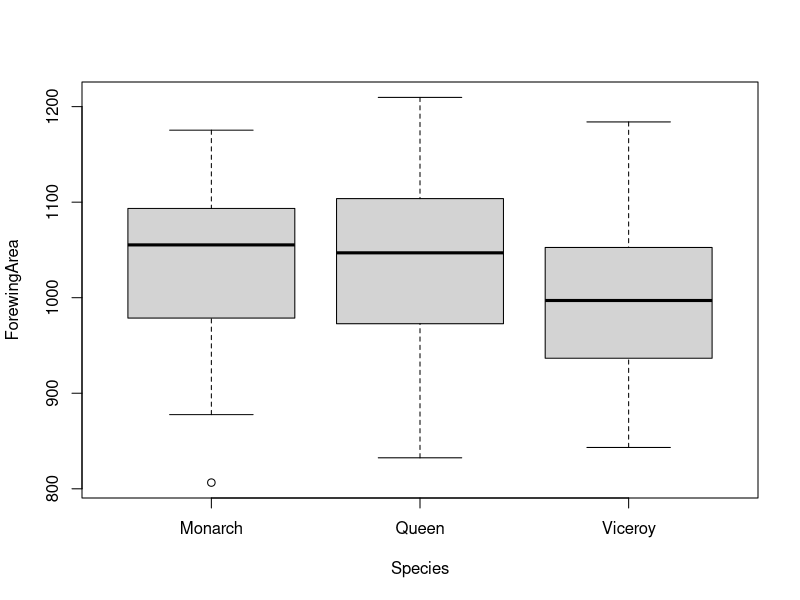

The R script that drew this image:
## ---- chunk 1
data<-read.csv("ButterflyData.csv", stringsAsFactors = T)
# raise your hand if you are  struggling to read this.
## ---- chunk 2
head(data)
## ---- chunk 3
summary(data)
## ---- chunk 4
nrow(data)
## ---- chunk 5
data[5,]
## ---- chunk 6
data[,5]
## ---- chunk 7
data[5,5]
## ---- chunk 8
data$ForewingArea
## ---- chunk 9
data$ForewingArea[5]
## ---- chunk 10
data[1:5,]
## ---- chunk 11
data<-data[,-1]
data
## ---- chunk 12
dataMonarch<-data[data$Species=="Monarch",]
head(dataMonarch)
## ---- chunk 13
mean(dataMonarch$ForewingArea)
## ---- chunk 14
dataMonarch$FAcm<-dataMonarch$ForewingArea*0.01
head(dataMonarch)
## ---- chunk 15
library(ggplot2)
## ---- chunk 16
data<-read.csv("ButterflyData.csv", stringsAsFactors = T)
## ---- chunk 17
boxplot(ForewingArea~Species,data=data)
